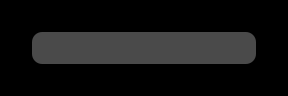

The image is a tile-based game level rendered from a .tmx file. Its description and complete source (layers, tilesets, objects, tile grids) follow:
An orthogonal 9x3 tile map with 32x32 px tiles, 4 tile layers (grid, walls, zonemap, cellrounded) and 3 objects (player, destroyer, goal).

<map version="1.0" orientation="orthogonal" renderorder="right-down" width="9" height="3" tilewidth="32" tileheight="32" nextobjectid="9">
 <properties>
  <property name="_mode" value="" />
  <property name="_title" value="test" />
  <property name="_zone" value="" />
 </properties>
 <tileset firstgid="1" name="cells" tilewidth="32" tileheight="32">
  <image source="../cells.png" trans="ff00ff" width="128" height="384" />
 </tileset>
 <layer name="grid" width="9" height="3">
  <data>
   <tile gid="16" />
   <tile gid="16" />
   <tile gid="16" />
   <tile gid="16" />
   <tile gid="16" />
   <tile gid="16" />
   <tile gid="16" />
   <tile gid="16" />
   <tile gid="16" />
   <tile gid="16" />
   <tile gid="1" />
   <tile gid="1" />
   <tile gid="1" />
   <tile gid="1" />
   <tile gid="1" />
   <tile gid="1" />
   <tile gid="1" />
   <tile gid="16" />
   <tile gid="16" />
   <tile gid="16" />
   <tile gid="16" />
   <tile gid="16" />
   <tile gid="16" />
   <tile gid="16" />
   <tile gid="16" />
   <tile gid="16" />
   <tile gid="16" />
  </data>
 </layer>
 <layer name="walls" width="9" height="3">
  <data>
   <tile gid="0" />
   <tile gid="0" />
   <tile gid="0" />
   <tile gid="0" />
   <tile gid="0" />
   <tile gid="0" />
   <tile gid="0" />
   <tile gid="0" />
   <tile gid="0" />
   <tile gid="0" />
   <tile gid="0" />
   <tile gid="0" />
   <tile gid="0" />
   <tile gid="0" />
   <tile gid="0" />
   <tile gid="0" />
   <tile gid="0" />
   <tile gid="0" />
   <tile gid="0" />
   <tile gid="0" />
   <tile gid="0" />
   <tile gid="0" />
   <tile gid="0" />
   <tile gid="0" />
   <tile gid="0" />
   <tile gid="0" />
   <tile gid="0" />
  </data>
 </layer>
 <layer name="zonemap" width="9" height="3">
  <data>
   <tile gid="0" />
   <tile gid="0" />
   <tile gid="0" />
   <tile gid="0" />
   <tile gid="0" />
   <tile gid="0" />
   <tile gid="0" />
   <tile gid="0" />
   <tile gid="0" />
   <tile gid="0" />
   <tile gid="0" />
   <tile gid="0" />
   <tile gid="0" />
   <tile gid="0" />
   <tile gid="0" />
   <tile gid="0" />
   <tile gid="0" />
   <tile gid="0" />
   <tile gid="0" />
   <tile gid="0" />
   <tile gid="0" />
   <tile gid="0" />
   <tile gid="0" />
   <tile gid="0" />
   <tile gid="0" />
   <tile gid="0" />
   <tile gid="0" />
  </data>
 </layer>
 <layer name="cellrounded" width="9" height="3">
  <data>
   <tile gid="0" />
   <tile gid="0" />
   <tile gid="0" />
   <tile gid="0" />
   <tile gid="0" />
   <tile gid="0" />
   <tile gid="0" />
   <tile gid="0" />
   <tile gid="0" />
   <tile gid="0" />
   <tile gid="27" />
   <tile gid="0" />
   <tile gid="0" />
   <tile gid="0" />
   <tile gid="0" />
   <tile gid="0" />
   <tile gid="28" />
   <tile gid="0" />
   <tile gid="0" />
   <tile gid="0" />
   <tile gid="0" />
   <tile gid="0" />
   <tile gid="0" />
   <tile gid="0" />
   <tile gid="0" />
   <tile gid="0" />
   <tile gid="0" />
  </data>
 </layer>
 <objectgroup name="players">
  <object id="1" type="player" x="47.8058" y="46.9886" />
 </objectgroup>
 <objectgroup name="enemies">
  <object id="2" type="destroyer" x="241.072" y="46.58" />
 </objectgroup>
 <objectgroup name="items">
  <object id="3" type="goal" x="144.235" y="48.623" />
 </objectgroup>
 <objectgroup name="powerups" />
 <objectgroup name="portals" />
 <objectgroup name="cells" />
</map>
